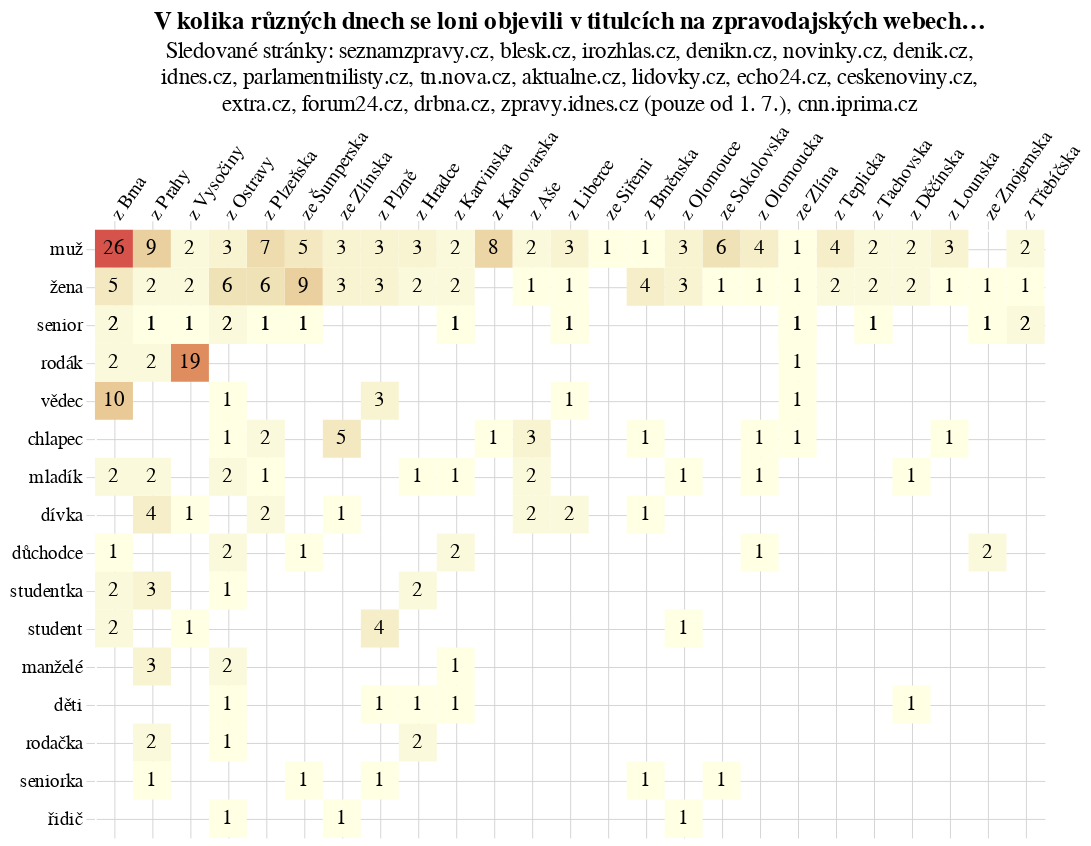

Notebook code for this chart:
### Code cell
mrizka='lightgray'

base = alt.Chart(
    do_grafu,
    title=alt.Title(
        "V kolika různých dnech se loni objevili v titulcích na zpravodajských webech…",
        subtitle=[
            "Sledované stránky: seznamzpravy.cz, blesk.cz, irozhlas.cz, denikn.cz, novinky.cz, denik.cz,",
            "idnes.cz, parlamentnilisty.cz, tn.nova.cz, aktualne.cz, lidovky.cz, echo24.cz, ceskenoviny.cz,",
            "extra.cz, forum24.cz, drbna.cz, zpravy.idnes.cz (pouze od 1. 7.), cnn.iprima.cz"
        ]
    )
).encode(
    alt.Y("co:N", sort=poradi_kategorii, title=None, axis=alt.Axis(grid=True, gridColor=mrizka, tickColor=mrizka, tickOffset=0, tickWidth=0.5, gridWidth=0.5, zindex=0, domainColor="white")),
    alt.X("mesto:N", sort=vyber, title=None, axis=alt.Axis(orient='top', gridColor=mrizka, tickColor=mrizka, tickOffset=0, tickWidth=0.5, gridWidth=0.5,labelAngle=305, domainColor="white",grid=True, zindex=0)),
)

# 2. Create the rectangle layer
rects = base.mark_rect().encode(
    alt.Color("den:Q", scale=alt.Scale(range=['#FFFFE4',"#D6534B"], type="linear"), legend=None, title=None)
)

# 3. Create the text layer
# We map the "text" channel to the "len" column
text = base.mark_text(baseline='middle').encode(
    text='den:Q',
    # You can conditionally change color if the background is too dark
    color=alt.value('black') 
)

# 4. Combine them
chart = rects + text

chart.configure_view(stroke='transparent')

### Figure 1 — Vega-Lite specification as saved in the notebook (floating-point values rounded to 4 significant figures; data arrays with more than 128 entries replaced by an {"elided": "..."} marker saying what was removed)
{"config": {"view": {"continuousWidth": 300, "continuousHeight": 300, "stroke": "transparent"}}, "layer": [{"mark": {"type": "rect"}, "encoding": {"color": {"field": "den", "legend": null, "scale": {"range": ["#FFFFE4", "#D6534B"], "type": "linear"}, "title": null, "type": "quantitative"}, "x": {"axis": {"domainColor": "white", "grid": true, "gridColor": "lightgray", "gridWidth": 0.5, "labelAngle": 305, "orient": "top", "tickColor": "lightgray", "tickOffset": 0, "tickWidth": 0.5, "zindex": 0}, "field": "mesto", "sort": ["z Brna", "z Prahy", "z Vysočiny", "z Ostravy", "z Plzeňska", "ze Šumperska", "ze Zlínska", "z Plzně", "z Hradce", "z Karvinska", "z Karlovarska", "z Aše", "z Liberce", "ze Siřemi", "z Brněnska", "z Olomouce", "ze Sokolovska", "z Olomoucka", "ze Zlína", "z Teplicka", "z Tachovska", "z Děčínska", "z Lounska", "ze Znojemska", "z Třebíčska"], "title": null, "type": "nominal"}, "y": {"axis": {"domainColor": "white", "grid": true, "gridColor": "lightgray", "gridWidth": 0.5, "tickColor": "lightgray", "tickOffset": 0, "tickWidth": 0.5, "zindex": 0}, "field": "co", "sort": ["muž", "žena", "senior", "rodák", "vědec", "chlapec", "mladík", "dívka", "důchodce", "studentka", "student", "manželé", "děti", "rodačka", "seniorka", "řidič"], "title": null, "type": "nominal"}}, "title": {"text": "V kolika různých dnech se loni objevili v titulcích na zpravodajských webech…", "subtitle": ["Sledované stránky: seznamzpravy.cz, blesk.cz, irozhlas.cz, denikn.cz, novinky.cz, denik.cz,", "idnes.cz, parlamentnilisty.cz, tn.nova.cz, aktualne.cz, lidovky.cz, echo24.cz, ceskenoviny.cz,", "extra.cz, forum24.cz, drbna.cz, zpravy.idnes.cz (pouze od 1. 7.), cnn.iprima.cz"]}}, {"mark": {"type": "text", "baseline": "middle"}, "encoding": {"color": {"value": "black"}, "text": {"field": "den", "type": "quantitative"}, "x": {"axis": {"domainColor": "white", "grid": true, "gridColor": "lightgray", "gridWidth": 0.5, "labelAngle": 305, "orient": "top", "tickColor": "lightgray", "tickOffset": 0, "tickWidth": 0.5, "zindex": 0}, "field": "mesto", "sort": ["z Brna", "z Prahy", "z Vysočiny", "z Ostravy", "z Plzeňska", "ze Šumperska", "ze Zlínska", "z Plzně", "z Hradce", "z Karvinska", "z Karlovarska", "z Aše", "z Liberce", "ze Siřemi", "z Brněnska", "z Olomouce", "ze Sokolovska", "z Olomoucka", "ze Zlína", "z Teplicka", "z Tachovska", "z Děčínska", "z Lounska", "ze Znojemska", "z Třebíčska"], "title": null, "type": "nominal"}, "y": {"axis": {"domainColor": "white", "grid": true, "gridColor": "lightgray", "gridWidth": 0.5, "tickColor": "lightgray", "tickOffset": 0, "tickWidth": 0.5, "zindex": 0}, "field": "co", "sort": ["muž", "žena", "senior", "rodák", "vědec", "chlapec", "mladík", "dívka", "důchodce", "studentka", "student", "manželé", "děti", "rodačka", "seniorka", "řidič"], "title": null, "type": "nominal"}}, "title": {"text": "V kolika různých dnech se loni objevili v titulcích na zpravodajských webech…", "subtitle": ["Sledované stránky: seznamzpravy.cz, blesk.cz, irozhlas.cz, denikn.cz, novinky.cz, denik.cz,", "idnes.cz, parlamentnilisty.cz, tn.nova.cz, aktualne.cz, lidovky.cz, echo24.cz, ceskenoviny.cz,", "extra.cz, forum24.cz, drbna.cz, zpravy.idnes.cz (pouze od 1. 7.), cnn.iprima.cz"]}}], "data": {"name": "data-0617ab3b207f6e903db149ca68846496"}, "$schema": "https://vega.github.io/schema/vega-lite/v5.20.1.json", "datasets": {"data-0617ab3b207f6e903db149ca68846496": {"elided": "139 records"}}}
